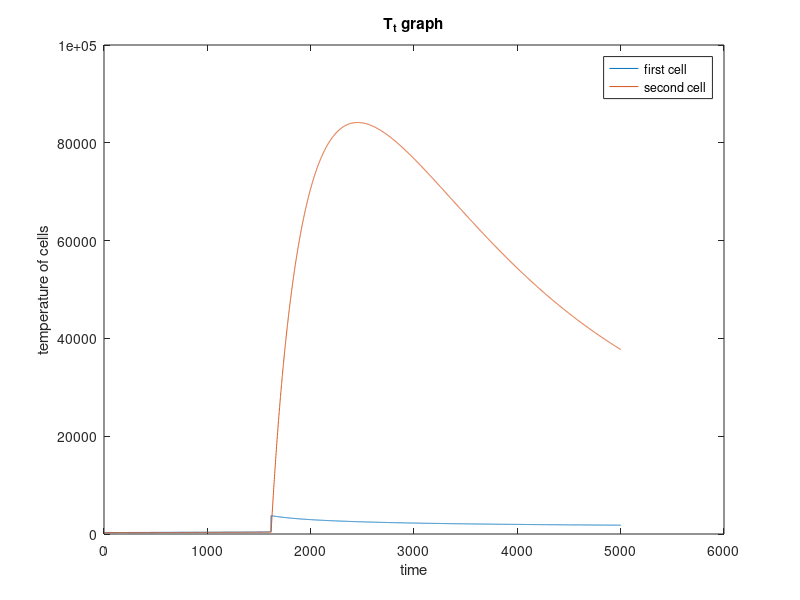
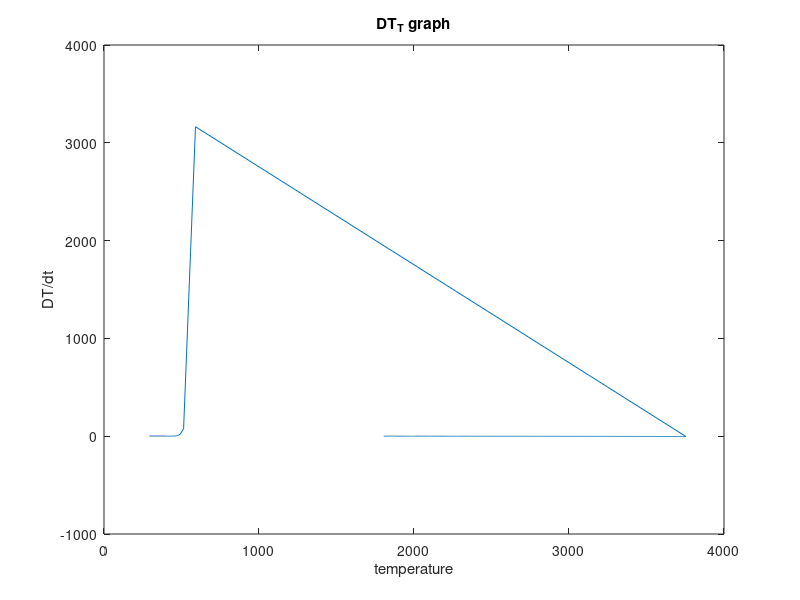

MATLAB code for these plots, in order:
close all
clc
p=2172.99;
c=1389.7;
K=27.5;
h1=257;
h2=1714;
h3=81;
h4=155;
w1=6.1*10^5;
w2=6.1*10^5;
w3=1.221*10^6;
w4=4.069*10^5;
a1=1.667*10^15;
a2=2.5*10^13;
a3=6.667*10^13;
a4=5.14*10^25;
% a1=(2.57*10^5)*(1.667*10^15)*(1.39*10^3);
% a2=(1.714*10^6)*(2.5*10^13)*(1.39*10^3);
% a3=(3.14*10^5)*(6.667*10^13)*(1.3*10^3);
% a4=(1.55*10^5)*(5.14*10^25)*(500);
e1=1.3508*10^5;
e2=1.3508*10^5;
e3= 1.396*10^5;
e4=2.74*10^5;
R=8.314;
T0=293;
dt=1;
t=5000;
X=zeros(1,t);
T=zeros(1,t);
S=zeros(1,t);
F=zeros(1,t);
DT=T;
S(1)=T0;
T(1)=T0;
I=80;
r=0.038;
sigma=5.6*10^(-8);
c1=0.15;
c2=0.75;
c3=0.04;
c4=1;

for i=1:1:t
    if T(i)<378
        q=0;
    elseif T(i)>=378&&T(i)<393
        k1=(a1*c1*exp(-e1/(R*T(i))));
        q=w1*k1*h1;
        c1=c1+(-k1)*dt;
        if c1<0
            c1=0;
        end
    elseif T(i)>=393&&T(i)<443
        k1=(a1*c1*exp(-e1/(R*T(i))));
        q1=w1*k1*h1;
        k2=(a2*c2*exp(-e2/(R*T(i))));
        q2=w2*k2*h2;
        q=q1+q2;
        c1=c1-k1*dt;
        c2=c2-k2*dt;
        if c1<0
            c1=0;
        end
        if c2<0
            c2=0;
        end
    elseif T(i)>=443&&T(i)<473
        k1=(a1*c1*exp(-e1/(R*T(i))));
        q1=w1*k1*h1;
        k2=(a2*c2*exp(-e2/(R*T(i))));
        q2=w2*k2*h2;
        k3=(a3*c3*(1-c3)*exp(-e3/(R*T(i))));
        q3=w3*k3*h3;
        q=q1+q2+q3;
        c1=c1-k1*dt;
        c2=c2-k2*dt;
        c3=c3-k3*dt;
        if c1<0
            c1=0;
        end
        if c2<0
            c2=0;
        end
        if c3<0
            c3=0;
        end
    else
        k1=(a1*c1*exp(-e1/(R*T(i))));
        q1=w1*k1*h1;
        k2=(a2*c2*exp(-e2/(R*T(i))));
        q2=w2*k2*h2;
        k3=(a3*c3*(1-c3)*exp(-e3/(R*T(i))));
        q3=w3*k3*h3;
        k4=(a4*c4*exp(-e4/(R*T(i))));
        q4=w4*k4*h4;
        q=q1+q2+q3+q4-(dt/(p*c))*(((I^2)*r)/(pi*81*4225*10^(-9)));
        c1=c1-k1*dt;
        c2=c2-k2*dt;
        c3=c3-k3*dt;
        c4=c4-k4*dt;
        if c1<0
            c1=0;
        end
        if c2<0
            c2=0;
        end
        if c3<0
            c3=0;
        end
        if c4<0
            c4=0;
        end

    end
    T(i+1)=T(i)+(dt/(p*c))*(((I^2)*r)/(pi*81*4225*10^(-9))+q-((sigma)*(T(i)^4-T0^4)));
    DT(i)=(T(i+1)-T(i))/dt;
    
     if S(i)<378
        q1=0;
    elseif S(i)>=378&&S(i)<393
        q1=(a1*exp(-e1/(R*S(i))));
    elseif S(i)>=393&&S(i)<443
        q1=(a2*exp(-e2/(R*S(i))));
    elseif S(i)>=443&&S(i)<473
        q1=(a3*exp(-e3/(R*S(i))));
    else
        q1=(a4*exp(-e4/(R*S(i)))); 
    end
    S(i+1)=S(i)+(dt*K/(p*c*0.01))*(T(i)-S(i))+((sigma/(c*p*0.01))*(T(i)^4-T0^4));
    X(i)=i;
    
end
for i=2:1:t
F(i)=(T(i+1)-2*T(i)+T(i-1))/dt^2;
end
F(1)=0;
X(t+1)=t+1;
DT(t+1)=(T(t+1)-T(t))/dt;
figure(1)
plot(X,T)
hold on
plot(X,S)
xlabel('time')
ylabel('temperature of cells')
% ylim([280 1000])
title('T_t graph')
legend('first cell','second cell')

figure(2)
 plot(T,DT)
 xlabel('temperature')
ylabel('DT/dt')
title('DT_T graph')
 

 
 
  


    
    

    

